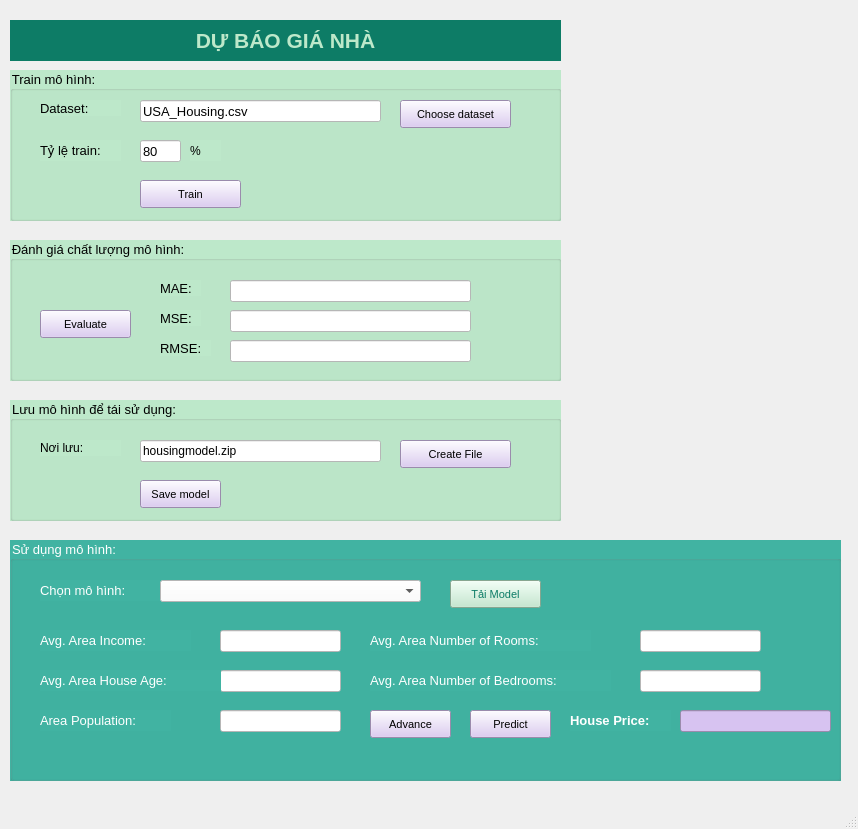
<?xml version="1.0" encoding="UTF-8"?>
<ui version="4.0">
 <class>MainWindow</class>
 <widget class="QMainWindow" name="MainWindow">
  <property name="geometry">
   <rect>
    <x>0</x>
    <y>0</y>
    <width>858</width>
    <height>829</height>
   </rect>
  </property>
  <property name="font">
   <font>
    <pointsize>10</pointsize>
   </font>
  </property>
  <property name="windowTitle">
   <string>MainWindow</string>
  </property>
  <widget class="QWidget" name="centralwidget">
   <widget class="QLabel" name="label">
    <property name="geometry">
     <rect>
      <x>10</x>
      <y>20</y>
      <width>551</width>
      <height>41</height>
     </rect>
    </property>
    <property name="styleSheet">
     <string notr="true">background-color: rgb(13, 124, 102);
color: rgb(189, 232, 202);</string>
    </property>
    <property name="text">
     <string>&lt;html&gt;&lt;head/&gt;&lt;body&gt;&lt;p align=&quot;center&quot;&gt;&lt;span style=&quot; font-size:16pt; font-weight:600;&quot;&gt;DỰ BÁO GIÁ NHÀ&lt;/span&gt;&lt;/p&gt;&lt;/body&gt;&lt;/html&gt;</string>
    </property>
   </widget>
   <widget class="QGroupBox" name="groupBox">
    <property name="geometry">
     <rect>
      <x>10</x>
      <y>70</y>
      <width>551</width>
      <height>151</height>
     </rect>
    </property>
    <property name="font">
     <font>
      <pointsize>10</pointsize>
     </font>
    </property>
    <property name="styleSheet">
     <string notr="true">background-color: rgb(189, 232, 202);</string>
    </property>
    <property name="title">
     <string>Train mô hình:</string>
    </property>
    <widget class="QLabel" name="label_2">
     <property name="geometry">
      <rect>
       <x>30</x>
       <y>30</y>
       <width>81</width>
       <height>16</height>
      </rect>
     </property>
     <property name="font">
      <font>
       <pointsize>10</pointsize>
      </font>
     </property>
     <property name="text">
      <string>Dataset:</string>
     </property>
    </widget>
    <widget class="QLineEdit" name="lineEditDataset">
     <property name="geometry">
      <rect>
       <x>130</x>
       <y>30</y>
       <width>241</width>
       <height>22</height>
      </rect>
     </property>
     <property name="font">
      <font>
       <pointsize>10</pointsize>
      </font>
     </property>
     <property name="styleSheet">
      <string notr="true">background-color: rgb(255, 255, 255);</string>
     </property>
     <property name="text">
      <string>USA_Housing.csv</string>
     </property>
    </widget>
    <widget class="QPushButton" name="pushButtonChoosedataset">
     <property name="geometry">
      <rect>
       <x>390</x>
       <y>30</y>
       <width>111</width>
       <height>28</height>
      </rect>
     </property>
     <property name="font">
      <font>
       <pointsize>8</pointsize>
      </font>
     </property>
     <property name="styleSheet">
      <string notr="true">background-color: rgb(215, 195, 241);</string>
     </property>
     <property name="text">
      <string>Choose dataset</string>
     </property>
    </widget>
    <widget class="QLineEdit" name="lineEditTrainRate">
     <property name="geometry">
      <rect>
       <x>130</x>
       <y>70</y>
       <width>41</width>
       <height>22</height>
      </rect>
     </property>
     <property name="font">
      <font>
       <pointsize>10</pointsize>
      </font>
     </property>
     <property name="styleSheet">
      <string notr="true">background-color: rgb(255, 255, 255);</string>
     </property>
     <property name="text">
      <string>80</string>
     </property>
    </widget>
    <widget class="QLabel" name="label_3">
     <property name="geometry">
      <rect>
       <x>30</x>
       <y>70</y>
       <width>81</width>
       <height>21</height>
      </rect>
     </property>
     <property name="font">
      <font>
       <pointsize>10</pointsize>
      </font>
     </property>
     <property name="text">
      <string>Tỷ lệ train:</string>
     </property>
    </widget>
    <widget class="QLabel" name="label_4">
     <property name="geometry">
      <rect>
       <x>180</x>
       <y>70</y>
       <width>31</width>
       <height>21</height>
      </rect>
     </property>
     <property name="text">
      <string>%</string>
     </property>
    </widget>
    <widget class="QPushButton" name="pushButtonTrain">
     <property name="geometry">
      <rect>
       <x>130</x>
       <y>110</y>
       <width>101</width>
       <height>28</height>
      </rect>
     </property>
     <property name="font">
      <font>
       <pointsize>8</pointsize>
      </font>
     </property>
     <property name="styleSheet">
      <string notr="true">background-color: rgb(215, 195, 241);</string>
     </property>
     <property name="text">
      <string>Train</string>
     </property>
    </widget>
   </widget>
   <widget class="QGroupBox" name="groupBox_2">
    <property name="geometry">
     <rect>
      <x>10</x>
      <y>240</y>
      <width>551</width>
      <height>141</height>
     </rect>
    </property>
    <property name="font">
     <font>
      <pointsize>10</pointsize>
     </font>
    </property>
    <property name="styleSheet">
     <string notr="true">background-color: rgb(215, 195, 241);
background-color: rgb(189, 232, 202);</string>
    </property>
    <property name="title">
     <string>Đánh giá chất lượng mô hình:</string>
    </property>
    <widget class="QPushButton" name="pushButtonEvaluate">
     <property name="geometry">
      <rect>
       <x>30</x>
       <y>70</y>
       <width>91</width>
       <height>28</height>
      </rect>
     </property>
     <property name="font">
      <font>
       <pointsize>8</pointsize>
      </font>
     </property>
     <property name="styleSheet">
      <string notr="true">background-color: rgb(215, 195, 241);</string>
     </property>
     <property name="text">
      <string>Evaluate</string>
     </property>
    </widget>
    <widget class="QLineEdit" name="lineEditMAE">
     <property name="geometry">
      <rect>
       <x>220</x>
       <y>40</y>
       <width>241</width>
       <height>22</height>
      </rect>
     </property>
     <property name="styleSheet">
      <string notr="true">background-color: rgb(255, 255, 255);</string>
     </property>
     <property name="text">
      <string/>
     </property>
    </widget>
    <widget class="QLabel" name="label_5">
     <property name="geometry">
      <rect>
       <x>150</x>
       <y>40</y>
       <width>41</width>
       <height>16</height>
      </rect>
     </property>
     <property name="font">
      <font>
       <pointsize>10</pointsize>
      </font>
     </property>
     <property name="text">
      <string>MAE:</string>
     </property>
    </widget>
    <widget class="QLineEdit" name="lineEditMSE">
     <property name="geometry">
      <rect>
       <x>220</x>
       <y>70</y>
       <width>241</width>
       <height>22</height>
      </rect>
     </property>
     <property name="styleSheet">
      <string notr="true">background-color: rgb(255, 255, 255);</string>
     </property>
     <property name="text">
      <string/>
     </property>
    </widget>
    <widget class="QLabel" name="label_6">
     <property name="geometry">
      <rect>
       <x>150</x>
       <y>70</y>
       <width>41</width>
       <height>16</height>
      </rect>
     </property>
     <property name="font">
      <font>
       <pointsize>10</pointsize>
      </font>
     </property>
     <property name="text">
      <string>MSE:</string>
     </property>
    </widget>
    <widget class="QLineEdit" name="lineEditRMSE">
     <property name="geometry">
      <rect>
       <x>220</x>
       <y>100</y>
       <width>241</width>
       <height>22</height>
      </rect>
     </property>
     <property name="styleSheet">
      <string notr="true">background-color: rgb(255, 255, 255);</string>
     </property>
     <property name="text">
      <string/>
     </property>
    </widget>
    <widget class="QLabel" name="label_7">
     <property name="geometry">
      <rect>
       <x>150</x>
       <y>100</y>
       <width>51</width>
       <height>16</height>
      </rect>
     </property>
     <property name="font">
      <font>
       <pointsize>10</pointsize>
      </font>
     </property>
     <property name="text">
      <string>RMSE:</string>
     </property>
    </widget>
   </widget>
   <widget class="QGroupBox" name="groupBox_3">
    <property name="geometry">
     <rect>
      <x>10</x>
      <y>400</y>
      <width>551</width>
      <height>121</height>
     </rect>
    </property>
    <property name="styleSheet">
     <string notr="true">background-color: rgb(189, 232, 202);</string>
    </property>
    <property name="title">
     <string>Lưu mô hình để tái sử dụng:</string>
    </property>
    <widget class="QPushButton" name="pushButtonSaveModel">
     <property name="geometry">
      <rect>
       <x>130</x>
       <y>80</y>
       <width>81</width>
       <height>28</height>
      </rect>
     </property>
     <property name="font">
      <font>
       <pointsize>8</pointsize>
      </font>
     </property>
     <property name="styleSheet">
      <string notr="true">background-color: rgb(215, 195, 241);</string>
     </property>
     <property name="text">
      <string>Save model</string>
     </property>
    </widget>
    <widget class="QPushButton" name="pushButtonCreateFile">
     <property name="geometry">
      <rect>
       <x>390</x>
       <y>40</y>
       <width>111</width>
       <height>28</height>
      </rect>
     </property>
     <property name="font">
      <font>
       <pointsize>8</pointsize>
      </font>
     </property>
     <property name="styleSheet">
      <string notr="true">background-color: rgb(215, 195, 241);</string>
     </property>
     <property name="text">
      <string>Create File</string>
     </property>
    </widget>
    <widget class="QLabel" name="label_8">
     <property name="geometry">
      <rect>
       <x>30</x>
       <y>40</y>
       <width>81</width>
       <height>16</height>
      </rect>
     </property>
     <property name="text">
      <string>Nơi lưu:</string>
     </property>
    </widget>
    <widget class="QLineEdit" name="lineEditTrainModelName">
     <property name="geometry">
      <rect>
       <x>130</x>
       <y>40</y>
       <width>241</width>
       <height>22</height>
      </rect>
     </property>
     <property name="styleSheet">
      <string notr="true">background-color: rgb(255, 255, 255);</string>
     </property>
     <property name="text">
      <string>housingmodel.zip</string>
     </property>
    </widget>
   </widget>
   <widget class="QGroupBox" name="groupBox_4">
    <property name="geometry">
     <rect>
      <x>10</x>
      <y>540</y>
      <width>831</width>
      <height>241</height>
     </rect>
    </property>
    <property name="font">
     <font>
      <pointsize>10</pointsize>
     </font>
    </property>
    <property name="styleSheet">
     <string notr="true">background-color: rgb(65, 179, 162);
color: rgb(255, 255, 255);</string>
    </property>
    <property name="title">
     <string>Sử dụng mô hình:</string>
    </property>
    <widget class="QLabel" name="label_9">
     <property name="geometry">
      <rect>
       <x>30</x>
       <y>40</y>
       <width>121</width>
       <height>21</height>
      </rect>
     </property>
     <property name="font">
      <font>
       <pointsize>10</pointsize>
      </font>
     </property>
     <property name="text">
      <string>Chọn mô hình:</string>
     </property>
    </widget>
    <widget class="QComboBox" name="comboBoxTrainModel">
     <property name="geometry">
      <rect>
       <x>150</x>
       <y>40</y>
       <width>261</width>
       <height>22</height>
      </rect>
     </property>
     <property name="styleSheet">
      <string notr="true">background-color: rgb(255, 255, 255);
color: rgb(0, 0, 0);</string>
     </property>
    </widget>
    <widget class="QPushButton" name="pushButtonTaiModel">
     <property name="geometry">
      <rect>
       <x>440</x>
       <y>40</y>
       <width>91</width>
       <height>28</height>
      </rect>
     </property>
     <property name="font">
      <font>
       <pointsize>8</pointsize>
      </font>
     </property>
     <property name="styleSheet">
      <string notr="true">background-color: rgb(189, 232, 202);
color: rgb(13, 124, 102);</string>
     </property>
     <property name="text">
      <string>Tải Model</string>
     </property>
    </widget>
    <widget class="QLabel" name="label_10">
     <property name="geometry">
      <rect>
       <x>30</x>
       <y>90</y>
       <width>151</width>
       <height>21</height>
      </rect>
     </property>
     <property name="font">
      <font>
       <pointsize>10</pointsize>
      </font>
     </property>
     <property name="text">
      <string>Avg. Area Income:</string>
     </property>
    </widget>
    <widget class="QLineEdit" name="lineEditIncome">
     <property name="geometry">
      <rect>
       <x>210</x>
       <y>90</y>
       <width>121</width>
       <height>22</height>
      </rect>
     </property>
     <property name="styleSheet">
      <string notr="true">background-color: rgb(255, 255, 255);
color: rgb(0, 0, 0);</string>
     </property>
     <property name="text">
      <string/>
     </property>
    </widget>
    <widget class="QLineEdit" name="lineEditHouseAge">
     <property name="geometry">
      <rect>
       <x>210</x>
       <y>130</y>
       <width>121</width>
       <height>22</height>
      </rect>
     </property>
     <property name="styleSheet">
      <string notr="true">background-color: rgb(255, 255, 255);
color: rgb(0, 0, 0);</string>
     </property>
     <property name="text">
      <string/>
     </property>
    </widget>
    <widget class="QLabel" name="label_11">
     <property name="geometry">
      <rect>
       <x>30</x>
       <y>130</y>
       <width>181</width>
       <height>21</height>
      </rect>
     </property>
     <property name="font">
      <font>
       <pointsize>10</pointsize>
      </font>
     </property>
     <property name="text">
      <string>Avg. Area House Age:</string>
     </property>
    </widget>
    <widget class="QLineEdit" name="lineEditRooms">
     <property name="geometry">
      <rect>
       <x>630</x>
       <y>90</y>
       <width>121</width>
       <height>22</height>
      </rect>
     </property>
     <property name="styleSheet">
      <string notr="true">background-color: rgb(255, 255, 255);
color: rgb(0, 0, 0);</string>
     </property>
     <property name="text">
      <string/>
     </property>
    </widget>
    <widget class="QLabel" name="label_12">
     <property name="geometry">
      <rect>
       <x>360</x>
       <y>90</y>
       <width>221</width>
       <height>21</height>
      </rect>
     </property>
     <property name="font">
      <font>
       <pointsize>10</pointsize>
      </font>
     </property>
     <property name="text">
      <string>Avg. Area Number of Rooms:</string>
     </property>
    </widget>
    <widget class="QLineEdit" name="lineEditBedrooms">
     <property name="geometry">
      <rect>
       <x>630</x>
       <y>130</y>
       <width>121</width>
       <height>22</height>
      </rect>
     </property>
     <property name="styleSheet">
      <string notr="true">background-color: rgb(255, 255, 255);
color: rgb(0, 0, 0);</string>
     </property>
     <property name="text">
      <string/>
     </property>
    </widget>
    <widget class="QLabel" name="label_13">
     <property name="geometry">
      <rect>
       <x>360</x>
       <y>130</y>
       <width>241</width>
       <height>21</height>
      </rect>
     </property>
     <property name="font">
      <font>
       <pointsize>10</pointsize>
      </font>
     </property>
     <property name="text">
      <string>Avg. Area Number of Bedrooms:</string>
     </property>
    </widget>
    <widget class="QLineEdit" name="lineEditPopulation">
     <property name="geometry">
      <rect>
       <x>210</x>
       <y>170</y>
       <width>121</width>
       <height>22</height>
      </rect>
     </property>
     <property name="styleSheet">
      <string notr="true">background-color: rgb(255, 255, 255);
color: rgb(0, 0, 0);</string>
     </property>
     <property name="text">
      <string/>
     </property>
    </widget>
    <widget class="QLabel" name="label_14">
     <property name="geometry">
      <rect>
       <x>30</x>
       <y>170</y>
       <width>131</width>
       <height>21</height>
      </rect>
     </property>
     <property name="font">
      <font>
       <pointsize>10</pointsize>
      </font>
     </property>
     <property name="text">
      <string>Area Population:</string>
     </property>
    </widget>
    <widget class="QPushButton" name="pushButtonPredict">
     <property name="geometry">
      <rect>
       <x>460</x>
       <y>170</y>
       <width>81</width>
       <height>28</height>
      </rect>
     </property>
     <property name="font">
      <font>
       <pointsize>8</pointsize>
      </font>
     </property>
     <property name="styleSheet">
      <string notr="true">background-color: rgb(215, 195, 241);
color: rgb(0, 0, 0);</string>
     </property>
     <property name="text">
      <string>Predict</string>
     </property>
    </widget>
    <widget class="QLineEdit" name="lineEditHousePrice">
     <property name="geometry">
      <rect>
       <x>670</x>
       <y>170</y>
       <width>151</width>
       <height>22</height>
      </rect>
     </property>
     <property name="styleSheet">
      <string notr="true">background-color: rgb(215, 195, 241);
color: rgb(0, 0, 0);</string>
     </property>
     <property name="text">
      <string/>
     </property>
    </widget>
    <widget class="QLabel" name="label_15">
     <property name="geometry">
      <rect>
       <x>560</x>
       <y>170</y>
       <width>101</width>
       <height>21</height>
      </rect>
     </property>
     <property name="font">
      <font>
       <pointsize>10</pointsize>
       <weight>75</weight>
       <bold>true</bold>
      </font>
     </property>
     <property name="text">
      <string>House Price:</string>
     </property>
    </widget>
    <widget class="QPushButton" name="pushButtonAdvance">
     <property name="geometry">
      <rect>
       <x>360</x>
       <y>170</y>
       <width>81</width>
       <height>28</height>
      </rect>
     </property>
     <property name="font">
      <font>
       <pointsize>8</pointsize>
      </font>
     </property>
     <property name="styleSheet">
      <string notr="true">background-color: rgb(215, 195, 241);
color: rgb(0, 0, 0);</string>
     </property>
     <property name="text">
      <string>Advance</string>
     </property>
    </widget>
   </widget>
  </widget>
  <widget class="QMenuBar" name="menubar">
   <property name="geometry">
    <rect>
     <x>0</x>
     <y>0</y>
     <width>858</width>
     <height>26</height>
    </rect>
   </property>
  </widget>
  <widget class="QStatusBar" name="statusbar"/>
 </widget>
 <resources/>
 <connections/>
</ui>
